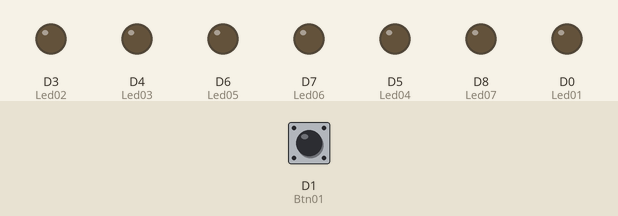
The sketch below on a simulated ESP8266 (NodeMCU). Shown: output pins drawn as LEDs (lit = HIGH). Dashed ring = blinking. The test bench sets the inputs (shaded band); at power-on: D1 (Btn01) LOW.

Above: at 1.2 s.
1.3 s: D1 (Btn01) pulled HIGH for 0.15 s
At 1.5 s:
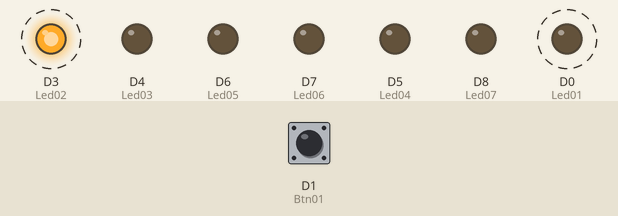
At 1.9 s:
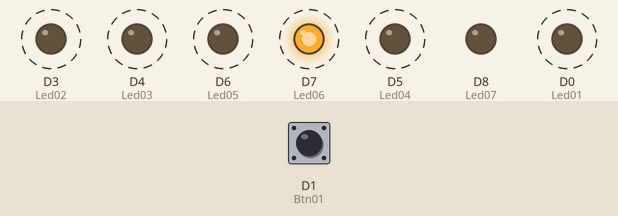
4.3 s: D1 (Btn01) pulled HIGH for 3.2 s
At 5.0 s:
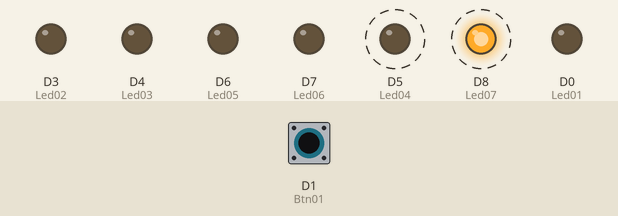
Timing chart, 0 to 10.0 s (numbered marks = the images above; inputs shaded):
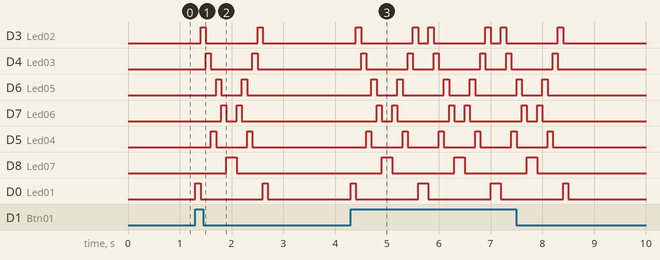

The sketch:

fun-001.ino
```cpp
int Btn01 = D1;
int Btn02 = D2;

int Led01 = D0;
int Led02 = D3;
int Led03 = D4;
int Led04 = D5;
int Led05 = D6;
int Led06 = D7;
int Led07 = D8;

void setup(){
  pinMode(Btn01, INPUT);
  pinMode(Btn02, INPUT);

  pinMode(Led01, OUTPUT);
  pinMode(Led02, OUTPUT);
  pinMode(Led03, OUTPUT);
  pinMode(Led04, OUTPUT);
  pinMode(Led05, OUTPUT);
  pinMode(Led06, OUTPUT);
  pinMode(Led07, OUTPUT);
}

void loop(){
  int BtnPress01 = digitalRead(Btn01);
  int BtnPress02 = digitalRead(Btn01);


  if(BtnPress01 == HIGH){

  digitalWrite(Led01,HIGH);
  delay(100);
  digitalWrite(Led01,LOW);

  digitalWrite(Led02,HIGH);
  delay(100);
  digitalWrite(Led02,LOW);

  digitalWrite(Led03,HIGH);
  delay(100);
  digitalWrite(Led03,LOW);

  digitalWrite(Led04,HIGH);
  delay(100);
  digitalWrite(Led04,LOW);

  digitalWrite(Led05,HIGH);
  delay(100);
  digitalWrite(Led05,LOW);

  digitalWrite(Led06,HIGH);
  delay(100);
  digitalWrite(Led06,LOW);

  digitalWrite(Led07,HIGH);
  delay(100);
  digitalWrite(Led07,LOW);
  }


  if(BtnPress02 == HIGH){

  digitalWrite(Led07,HIGH);
  delay(100);
  digitalWrite(Led07,LOW);

  digitalWrite(Led06,HIGH);
  delay(100);
  digitalWrite(Led06,LOW);

  digitalWrite(Led05,HIGH);
  delay(100);
  digitalWrite(Led05,LOW);

  digitalWrite(Led04,HIGH);
  delay(100);
  digitalWrite(Led04,LOW);

  digitalWrite(Led03,HIGH);
  delay(100);
  digitalWrite(Led03,LOW);

  digitalWrite(Led02,HIGH);
  delay(100);
  digitalWrite(Led02,LOW);

  digitalWrite(Led01,HIGH);
  delay(100);
  digitalWrite(Led01,LOW);
  }
}
```

Measured:
- after the input at 1.3 s, D3 (Led02): alternates HIGH for 0.10 s and LOW for 1.0 s, starting after 0.10 s; D4 (Led03): alternates HIGH for 0.10 s and LOW for 0.80 s, 4 changes in all, then stays LOW, starting after 0.20 s
- after the input at 4.3 s, D3 (Led02): LOW → HIGH after 0.10 s, then repeats every 1.4 s: LOW 1.0 s, HIGH 0.10 s, LOW 0.20 s, HIGH 0.10 s, until it stays LOW from 8.4 s; D4 (Led03): LOW → HIGH after 0.20 s, then repeats every 1.4 s: LOW 0.80 s, HIGH 0.10 s, LOW 0.40 s, HIGH 0.10 s, until it stays LOW from 8.3 s
